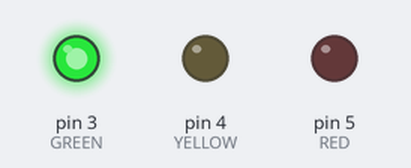
The sketch below on a simulated Arduino Uno, built with avr-gcc and run on an emulated ATmega328P. Shown: output pins drawn as LEDs (lit = HIGH).

Above: at 2.5 s.
At 6.0 s:
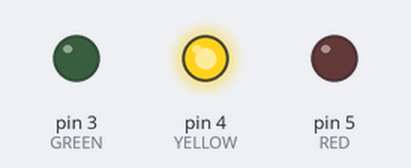
At 12.0 s:
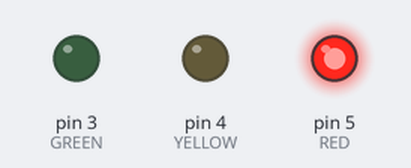
Timing chart, 0 to 22.1 s (numbered marks = the images above):
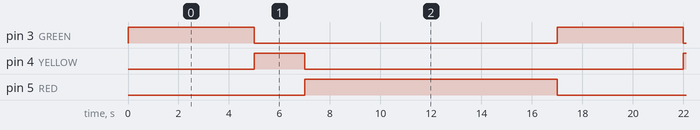

The sketch:

Traffic_Light.ino
```cpp
void setup() {
  // put your setup code here, to run once:
  // set the LED pins as outputs
  pinMode(3, OUTPUT); // GREEN
  pinMode(4, OUTPUT); // YELLOW
  pinMode(5, OUTPUT); // RED
}

void loop() {
  // put your main code here, to run repeatedly:

  // turn on the GREEN LED for 5 seconds
  // turn off the RED light BTW, FULL THROTTLE !!!!!!!
  digitalWrite(5, LOW);
  digitalWrite(3, HIGH);
  delay(5000);

  // brace for impact, the YELLOW LED is turning on and the GREEN one is turning off
  // YELLOW duration = 2 seconds
  digitalWrite(4, HIGH);
  digitalWrite(3, LOW);
  delay(2000);


  // unless you're a road maniac you should stop now, because the RED LIGHT is turning on and the YELLOW is turning off
  // RED light duration = 10 seconds
  digitalWrite(4, LOW);
  digitalWrite(5, HIGH);
  delay(10000);
  // and here goes nothing

}
```

Measured:
- by itself, pin 3 (GREEN): alternates HIGH for 5.0 s and LOW for 12.0 s
- by itself, pin 4 (YELLOW): alternates HIGH for 2.0 s and LOW for 15.0 s
- by itself, pin 5 (RED): alternates HIGH for 10.0 s and LOW for 7.0 s
